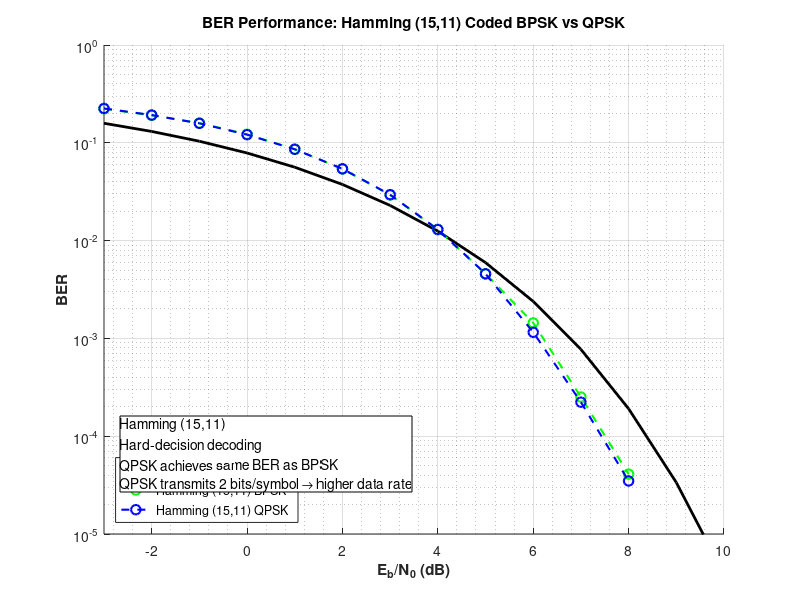

The MATLAB script that drew this image: (Note: this script raises an error after producing the figure.)
%% Q7
% ===============================================================
% ====================== QUESTION 7 =============================
% ===============================================================
function Q7
% BPSK and QPSK with Hamming (15,11) Coding over AWGN

fprintf('Q7: Hamming (15,11) with BPSK and QPSK\n');
fprintf('-------------------------------------\n');
pause(3);

%% ================= PARAMETERS ===============================
EbN0_dB = -3:1:10;
EbN0_linear = 10.^(EbN0_dB/10);
Eb = 1;

N_bits_target = 6.6e5;

% Hamming (15,11)
n = 15;
k = 11;
R_code = k/n;

% Modulation parameters
k_mod_BPSK = 1;
k_mod_QPSK = 2;

% Ensure valid length
N_bits = ceil(N_bits_target/k)*k;
info_bits = randi([0 1], N_bits, 1);

%% ================= ENCODING ================================
msg_words = reshape(info_bits, k, []).';
code_words = encode(msg_words, n, k, 'hamming/binary');
coded_bits = code_words.';
coded_bits = coded_bits(:);
N_coded_bits = length(coded_bits);

%% ================= UNCODED BPSK (THEORY) ===================
BER_uncoded_theory = 0.5 * erfc(sqrt(EbN0_linear));

%% ================= CODED BPSK ==============================
BER_hamming_bpsk = zeros(size(EbN0_dB));

Ec_bpsk = Eb * R_code;
A_bpsk = sqrt(Ec_bpsk);
tx_symbols_bpsk = A_bpsk * (2*coded_bits - 1);

for i = 1:length(EbN0_dB)

    N0 = Eb / EbN0_linear(i);
    sigma = sqrt(N0/2);

    noise = sigma * randn(size(tx_symbols_bpsk));
    rx = tx_symbols_bpsk + noise;

    rx_bits = rx > 0;
    rx_code_words = reshape(rx_bits, n, []).';
    rx_decoded = decode(rx_code_words, n, k, 'hamming/binary');

    rx_info_bits = rx_decoded.';
    rx_info_bits = rx_info_bits(:);

    BER_hamming_bpsk(i) = mean(rx_info_bits ~= info_bits);
end

%% ================= CODED QPSK ==============================
BER_hamming_qpsk = zeros(size(EbN0_dB));

% Padding for QPSK
N_coded_bits_qpsk = ceil(N_coded_bits/2)*2;
coded_bits_qpsk = [coded_bits; zeros(N_coded_bits_qpsk - N_coded_bits,1)];
N_symbols_qpsk = N_coded_bits_qpsk/2;

% Energy per QPSK symbol
Es_qpsk = Eb * (k_mod_QPSK * R_code);
A_qpsk = sqrt(Es_qpsk)/sqrt(2);

bit_pairs = reshape(coded_bits_qpsk, 2, []).';
I = 2*bit_pairs(:,1) - 1;
Q = 2*bit_pairs(:,2) - 1;
tx_symbols_qpsk = A_qpsk * (I + 1i*Q);

for i = 1:length(EbN0_dB)

    N0 = Eb / EbN0_linear(i);
    sigma = sqrt(N0/2);

    noise = sigma * (randn(size(tx_symbols_qpsk)) + 1i*randn(size(tx_symbols_qpsk)));
    rx = tx_symbols_qpsk + noise;

    rx_I = real(rx) > 0;
    rx_Q = imag(rx) > 0;

    rx_bits = [rx_I rx_Q].';
    rx_bits = rx_bits(:);
    rx_bits = rx_bits(1:N_coded_bits);

    rx_code_words = reshape(rx_bits, n, []).';
    rx_decoded = decode(rx_code_words, n, k, 'hamming/binary');

    rx_info_bits = rx_decoded.';
    rx_info_bits = rx_info_bits(:);

    BER_hamming_qpsk(i) = mean(rx_info_bits ~= info_bits);
end

%% ===================== PLOTTING ==============================
fig = figure; hold on;

semilogy(EbN0_dB, BER_uncoded_theory, 'k-', 'LineWidth', 2, ...
    'DisplayName','Uncoded BPSK (Theory)');

semilogy(EbN0_dB, BER_hamming_bpsk, 'go--', 'LineWidth', 1.5, ...
    'MarkerSize', 7, 'DisplayName','Hamming (15,11) BPSK');

semilogy(EbN0_dB, BER_hamming_qpsk, 'bo--', 'LineWidth', 1.5, ...
    'MarkerSize', 7, 'DisplayName','Hamming (15,11) QPSK');

grid on; grid minor;
xlabel('E_b/N_0 (dB)','FontWeight','bold');
ylabel('BER','FontWeight','bold');
title('BER Performance: Hamming (15,11) Coded BPSK vs QPSK');
legend('Location','southwest');
set(gca,'YScale','log');
ylim([1e-5 1]);
xlim([-3 10]);

%% ================= TEXT BOX =================
annotation(fig,'textbox', ...
    [0.15 0.18 0.45 0.18], ...
    'String',{ ...
        'Hamming (15,11)', ...
        'Hard-decision decoding', ...
        'QPSK achieves same BER as BPSK', ...
        'QPSK transmits 2 bits/symbol → higher data rate'}, ...
    'FitBoxToText','on', ...
    'BackgroundColor','white');
 %% ===================== SAVE FIGURE ===========================
 save_figure_png(fig, ...
        'Q7_QPSK_BPSK_(15,11)_Hamming code', ...
        'figures');

%% ================= REPORT ANSWER (7.1.e) ====================
fprintf('(e) Recommendation:\n');
fprintf(' QPSK is preferred.\n');
fprintf(' Same BER as BPSK with double transmission rate.\n');
fprintf(' More spectrally efficient with no BER penalty.\n');
end
